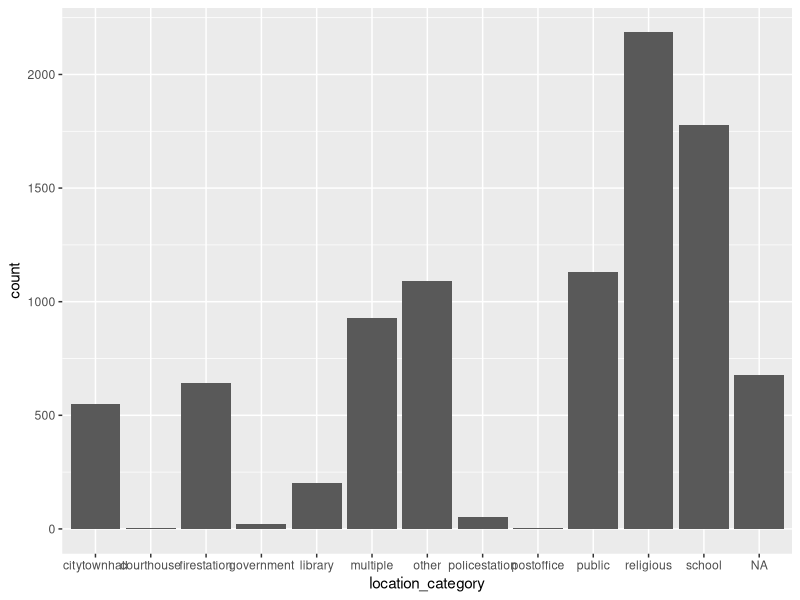

This chart was generated by the following R code:
# Nathaniel Flemming 27 9 23
## coding missing polling locations with keywords

library(dplyr)
library(stringr) #string manipulation
library(ggplot2) #plotting

#read in poll locations
setwd("C:/Users/natha/Desktop/Polling Places/data")
poll<-read.csv('polllocation_and_structure.csv')

############################## define function 
# Function to create vector of places that contain a category word in their name
pollnamegrepl<-function(words, index){
  index<-(grepl(words[1], poll$name))
  for(i in 2:length(words)){
    temp<-(grepl(words[i], poll$name))
    index<-index|temp
  }
  index
}

#################### pre-clean
#remove numbers from the beginning of location names
nums<-(str_detect(poll$name, "^[:digit:][:digit:]\\/[:digit:][:digit:]"))
poll$name[nums]<-substr(poll$name[nums],7,100)


###################### keywords
#school words
schl_wrds<-c('SCHOOL','ELEMENTARY','ELEM','ACADEMY', 'ACCADEMY', 'UNIVERSITY',
             'SCH ',' SCH ','ELE SCH ','COLLEGE',' COLLEGE ', 'COMMUNITY COLLEGE', 
             'COMMUNITY COLL', 
             'JR HIGH','JR. HIGH', 
             'SR. HIGH', 'SR HIGH', 'HIGH SCH', 'MIDDLE SCH',
             'EDUCATION','GRADUATE',
             'SHOOL','CHILD DEVELOPMENT','DAYCARE')
schl_indx<-c()
#vector of school polling locations
schl_indx<-as.numeric(pollnamegrepl(schl_wrds, schl_indx))


#religion related words
relig_wrds<-c('CHURCH','MEETINGHOUSE','MEETING HOUSE','SYNAGOGUE','PARISH','TEMPLE',
             'CHAPEL',' CH ', 'CATHEDRAL', 'CONGREGATION', 'MOSQUE', 'CHRISTIAN',
             'LUTHERAN','METHODIST','SALVATION ARMY', 'MINISTRY', 
             'KNIGHTS OF COLUMBUS' , 'YMCA', 'Y.M.C.A','Y M C A', 'JCC',
             'MASONIC','INCARNATION', 'OF GOD', 'PRAYER', 'GOSPEL', 'JEWISH',
             'WORSHIP', 'APOSTOLIC', 'MINISTRIES', 'OUR LADY', 'HOLY TRINITY', 
             'MUSLIM','ISLAMIC',
             'HOLY','GOD[:punct:]S','GREEK ORTHODOX','MISSIONARY','CATHOLIC','PRESBYTERIAN',
             'BAPTIST','UCC','CONVENT','SHALOM','SHOLOM','FRIENDS MEETING',
             'FRIENDS MTG','TABERNACLE','BIBLE','APOSTLES','FELLOWSHIP','SAINT',
             'UNITARIAN')
relig_indx<-c()
#vector of religious polling locations
relig_indx<-pollnamegrepl(relig_wrds, relig_indx)
#Abbreviations for saint and church
abbr_indx<-str_detect(poll$name, "(^ST[:space:])|(^ST\\.[:space:]*)|([:space:]CH$)")
relig_indx<-relig_indx|abbr_indx
relig_indx<-as.numeric(relig_indx)


#public center words
cent_wrds<-c('REC CENTER','REC CTR','REC CENT','RECREATION CENT','RECREATION CTR',
             'RECREATION BUILDING', 'RECREATION HALL',
             'COMMUNITY CENTER', 'COMM CENTER', 'COM CENTER', 'COM CTR', 'COMM CTR',
             'COMMUNITY CTR',
             'COMMUNITY BLDG', 'COMMUNITY BUILDING', 'COMMUNITY HALL',
             'CIVIC CENTER')
cent_indx<-c()
#vector of public center polling locations
cent_indx<-as.numeric(pollnamegrepl(cent_wrds, cent_indx))


#Fire dept words
fire_wrds<-c('FIRE','V.F.D.','VFD','V F D', 'V F C','VFC','V.F.C.','ENGINE HOUSE',
             'HOSE','ENGINE CO')
fire_indx<-c()
#vector of fire dept polling locations
fire_indx<-as.numeric(pollnamegrepl(fire_wrds, fire_indx))


#government building words
gov_wrds<-c(' MUNI ',' MUNIC ', 'MUNICIPAL', ' BORO ','BOROUGH','TOWNSHIP','TWP',
            'CITY HALL','TOWN HALL', 'COUNCIL', 'MUN BLDG', 'CTY OFFICE BLDG',
            'CIVIC BUILDING','CIVIC BLDG',
            'COUNTY SERVICE','GOVERN SERV CENTER', 'PUBLIC WORKS', 'PUBLIC SAFETY',
            'HUMAN SERVICES', 'EMERGENCY SERVICE','COMMUNITY ACT',
            'GOVERNMENT','COURT HOUSE', 'COURT', 'COURTHOUSE', 'DISTRICT JUDGE',
            'ARMORY', 'ADMINSTRATION', 'ADMINISTRATIVE', 'AUTHORITY',
            'PARAMEDIC', 'AMBULANCE','EMS STATION',
            'REGIONAL','COMMISSION',
            'CONVENTION CENTER','MUSEUM','AIRPORT','TRAIN STATION','TERMINAL')
gov_indx<-c()
#vector of government building polling locations
gov_indx<-pollnamegrepl(gov_wrds, gov_indx)
#Abbreviation for borough
boro_indx<-str_detect(poll$name, "(^BORO[:space:])")
gov_indx<-gov_indx|boro_indx
gov_indx<-as.numeric(gov_indx)

## Combine government and fire
gov_fire_indx<-as.numeric(gov_indx|fire_indx)

#club word
#vector of club polling locations
club_indx<-as.numeric(grepl('CLUB', poll$name))


#apartment words
apt_wrds<-c(' APT ', ' APTS ','APARTMENT','TOWERS','TOWER','PRIVATE RESIDENCE',
            'CONDO','HIGH RISE','HIGHRISE','HI-RISE')
apt_indx<-c()
#vector of apartment polling locations
apt_indx<-pollnamegrepl(apt_wrds, apt_indx)
#Abbreviation for apartment
ab_indx<-str_detect(poll$name, "(^APT[:space:])|([:space:]APTS$)")
apt_indx<-apt_indx|ab_indx
apt_indx<-as.numeric(apt_indx)

#library word
#vector of library polling locations
lib_indx<-as.numeric(grepl('LIBRARY', poll$name))


#Veterans association words
vet_wrds<-c('VFW', 'V F W', 'AMERICAN LEGION', 'AMER LEGION', 'VETERANS')
vet_indx<-c()
#vector of veterans association polling locations
vet_indx<-as.numeric(pollnamegrepl(vet_wrds, vet_indx))


#Senior center words
sen_wrds<-c('SENIOR CENTER', 'SENIOR CITIZEN[:punct:]S CENTER', 'SENIOR CITIZENS',
            'SENIOR CITIZEN', 'SENIOR CENTER', 'SR CENTER', 'SR CITZ', 'SR CITIZEN', 
            'RETIREMENT CENTER', 'RETIREMENT COMM', 'RET. COM.', 'RETIREMENT HOME',
            'BRITH SHOLOM')
sen_indx<-c()
#vector of senior center polling locations
sen_indx<-as.numeric(pollnamegrepl(sen_wrds, sen_indx))

#Association words
assc_wrds<-c('GRANGE', '4[:punct:]H', '4H','ORDER OF', 'ASSOC', 'D.A.R.', 
             'CHAMBER OF COMMERCE', 'ELKS LODGE', 'MOOSE LODGE', 'LION[:punct:]S', 
             'LIONS', 'FRATERNAL','COMMUNITY ASS','V.F.W.','SCOTTISH RITE',
             'HISTORICAL SOCIETY','HIST. SOCIETY','LADIES AUXILLARY',
             'UNITED WAY')
assc_indx<-c()
#vector of senior center polling locations
assc_indx<-as.numeric(pollnamegrepl(assc_wrds, assc_indx))

#Sports words
sport_wrds<-c('GYM', 'GOLF COURSE', 'ATHLETIC','FIELD HOUSE', 'ARENA', 'BASEBALL', 
             'ICE', 'ROLLER RINK', 'SPORTS', 'POOL', 
             'SWIMMING POOL')
sport_indx<-c()
#vector of senior center polling locations
sport_indx<-as.numeric(pollnamegrepl(sport_wrds, sport_indx))

#Military words
milit_wrds<-c('NATIONAL GUARD', 'MARINE CORP')
milit_indx<-c()
#vector of senior center polling locations
milit_indx<-as.numeric(pollnamegrepl(milit_wrds, milit_indx))

#Union words
union_wrds<-c('UNION', 'TEAMSTERS','UAW','U.E.','LOCAL')
union_indx<-c()
#vector of senior center polling locations
union_indx<-as.numeric(pollnamegrepl(union_wrds, union_indx))

#Other words
othr_wrds<-c('SENIOR', 'YOUTH','CHILD','OLDER ADULT','EARLY CHILDHOOD',
             'AGING','FOOD BANK')
othr_indx<-c()
#vector of senior center polling locations
othr_indx<-as.numeric(pollnamegrepl(othr_wrds, othr_indx))


################### master index combining all location vectors
master_index<-as.data.frame(cbind(lib_indx, gov_fire_indx, cent_indx, relig_indx, 
                                  schl_indx, apt_indx,club_indx, 
                                  vet_indx, sen_indx,assc_indx,sport_indx,
                                  milit_indx,union_indx,othr_indx))
# create new category for locations with multiple keywords
master_index<-master_index%>%
  mutate(keyword_count = rowSums(across(c(lib_indx, gov_fire_indx, cent_indx, relig_indx, 
                                 schl_indx, apt_indx,club_indx, 
                                 vet_indx, sen_indx,assc_indx,sport_indx,
                                 milit_indx,union_indx,othr_indx)))) %>%
  mutate(mult_indx = case_when(keyword_count == 0 ~ 0, keyword_count == 1 ~ 0,
                               .default = 1))
## save copy of matrix
setwd("C:/Users/natha/Desktop/Polling Places/data/Structures")
write.csv(master_index, 'keyword_matrix.csv')

############## merge poll and keyword index
polltest<-cbind(poll, master_index)
#add in keyword codings conditionally
polltest<-polltest%>%
  mutate(location_category = case_when(mult_indx==1&is.na(location_category) ~ 'multiple',
                                       lib_indx==1&is.na(location_category) ~ 'library',
                                       gov_fire_indx==1&is.na(location_category) ~ 'public',
                                       cent_indx==1&is.na(location_category) ~ 'other',
                                       relig_indx==1&schl_indx==1&is.na(location_category) ~ 'religious_school',
                                       relig_indx==1&is.na(location_category) ~ 'religious',
                                       schl_indx==1&is.na(location_category) ~ 'school',
                                       apt_indx==1&is.na(location_category) ~ 'other',
                                       club_indx==1&is.na(location_category) ~ 'other',
                                       vet_indx==1&is.na(location_category) ~ 'other',
                                       sen_indx==1&is.na(location_category) ~ 'other',
                                       assc_indx==1&is.na(location_category) ~ 'other',
                                       sport_indx==1&is.na(location_category) ~ 'other',
                                       milit_indx==1&is.na(location_category) ~ 'other',
                                       union_indx==1&is.na(location_category) ~ 'other',
                                       othr_indx==1&is.na(location_category) ~ 'other',
                                       .default = location_category)) %>%
  #remove columns
  select(!c(mult_indx,lib_indx,gov_fire_indx,cent_indx,relig_indx,schl_indx,apt_indx,
            club_indx,vet_indx,sen_indx,assc_indx,sport_indx,
            milit_indx,union_indx,othr_indx))


#calc missingness by checking which addresses are in structure list
sum(is.na(polltest$location_category))/9156 #9.4% missing

####### save to csv
#set directory
setwd('C:/Users/natha/Desktop/Polling Places/data')
write.csv(polltest, 'polllocation_structure_and_keyword.csv')

#plot categories
ggplot(data=polltest, aes(x=location_category))+
  geom_histogram(stat='count')









